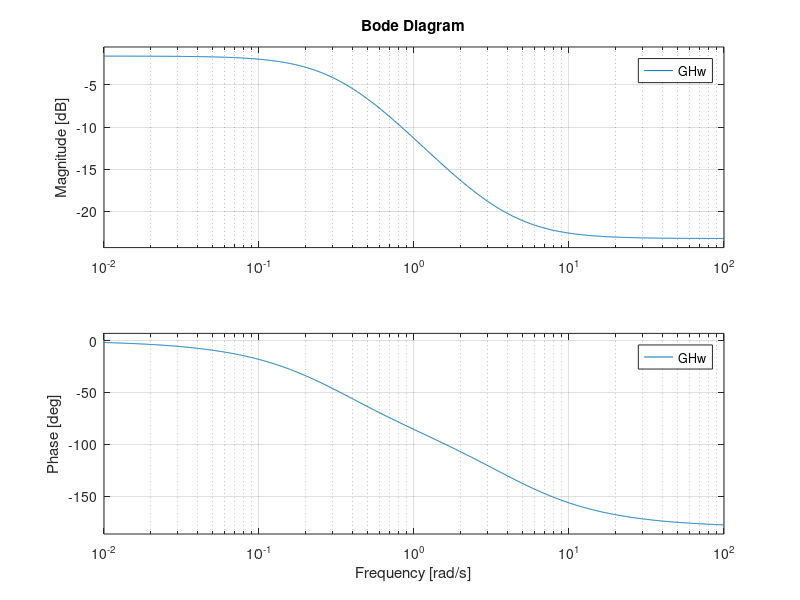

Write the MATLAB code that produced this figure.
%tp8
%% Ejercicio 3
clc
clear
Hz = tf([1],[1 -0.5],0.1);
Hw = d2c(Hz,'tustin');
nyquist(Hw);

%% Ejercicio 4
clc
clear
Ho = tf([1],[1 -0.5 0],0.1)
Hr1 = tf([1],[1])
Hr2 = tf([1],[1 -0.5],0.1)
rlocus(Ho);

%% Ejercicio 5
clc
clear
Gs = tf([0.2],[1 2 0])
Gz = c2d(Gs,1,'zoh')
Dz = tf([1],[1]);
Gw = d2c(Gz*Dz,'tustin')
bode(Gw);


%% Ejercicio 7
clc
clear
GHs = tf([(1*0.4*2.6*20*0.04)],[3 1])
GHz = c2d(GHs,0.5,'zoh')
Dz = tf([1],[1]);
GHw = d2c(GHz*Dz,'tustin')
bode(GHw) 
